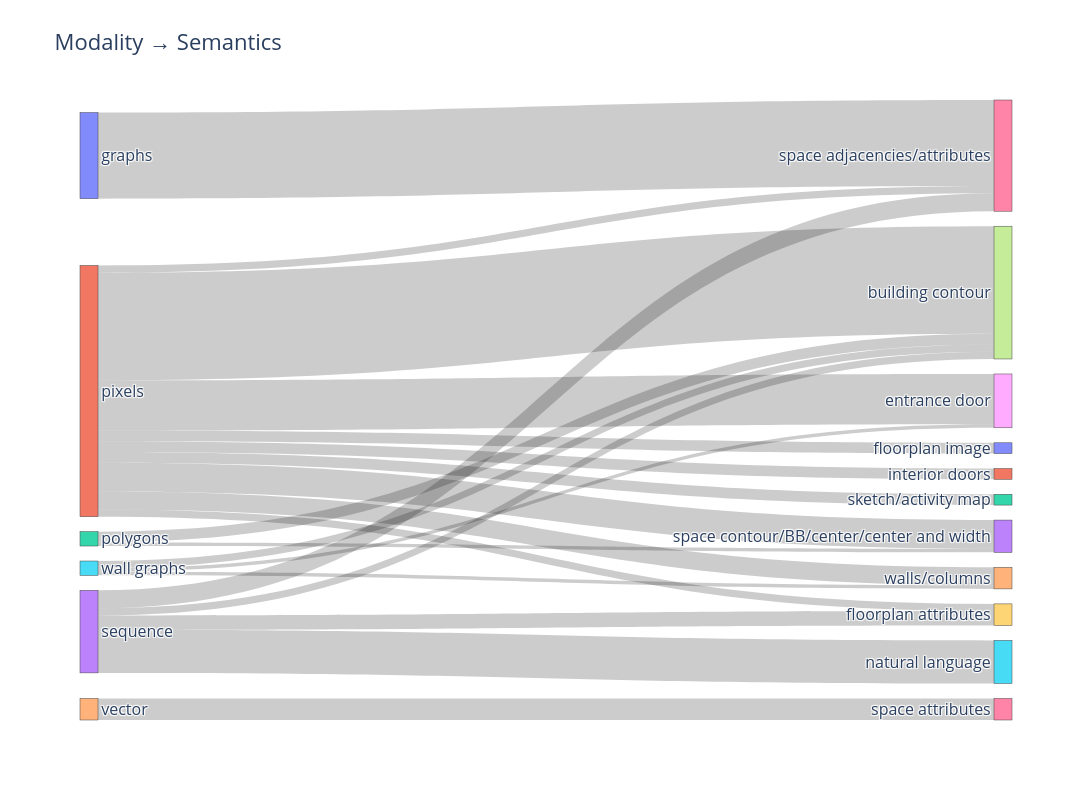

The notebook cell this image was saved under:
### Code cell
import pandas as pd
import plotly.graph_objects as go

df_coocurence = pd.read_csv("cooccurrence.csv")

# Keep only needed columns
df_coocurence = df_coocurence[["level1", "level2", "count"]]

# Optional: remove tiny flows if diagram is too crowded
# df = df[df["Count"] >= 2]

sources = df_coocurence["level1"].astype(str)
targets = df_coocurence["level2"].astype(str)
values = df_coocurence["count"]

# Create unique node list
nodes = pd.Index(pd.concat([sources, targets]).unique())

# Map labels to numeric IDs
source_ids = sources.map(nodes.get_loc)
target_ids = targets.map(nodes.get_loc)

fig = go.Figure(data=[go.Sankey(
    node=dict(
        label=nodes.tolist(),
        pad=15,
        thickness=18
    ),
    link=dict(
        source=source_ids,
        target=target_ids,
        value=values
    )
)])

fig.update_layout(
    title_text="Modality → Semantics",
    font_size=16,
    width=1200,
    height=800
)

# fig.show()

### Figure 1 — Plotly figure (JSON) as saved in the notebook; plotly's stock layout.template omitted (floating-point values rounded to 4 significant figures)
{"data": [{"link": {"source": [0, 1, 1, 1, 1, 1, 1, 1, 1, 1, 2, 2, 3, 3, 3, 3, 4, 5, 5, 5], "target": [6, 7, 8, 9, 10, 11, 12, 6, 13, 14, 7, 13, 7, 9, 15, 6, 16, 7, 8, 14], "value": [24, 30, 14, 2, 3, 3, 3, 2, 8, 5, 3, 1, 2, 4, 12, 5, 6, 2, 1, 1]}, "node": {"label": ["graphs", "pixels", "polygons", "sequence", "vector", "wall graphs", "space adjacencies/attributes", "building contour", "entrance door", "floorplan attributes", "floorplan image", "interior doors", "sketch/activity map", "space contour/BB/center/center and width", "walls/columns", "natural language", "space attributes"], "pad": 15, "thickness": 18}, "type": "sankey"}], "layout": {"font": {"size": 16}, "height": 800, "title": {"text": "Modality → Semantics"}, "width": 1200}}
